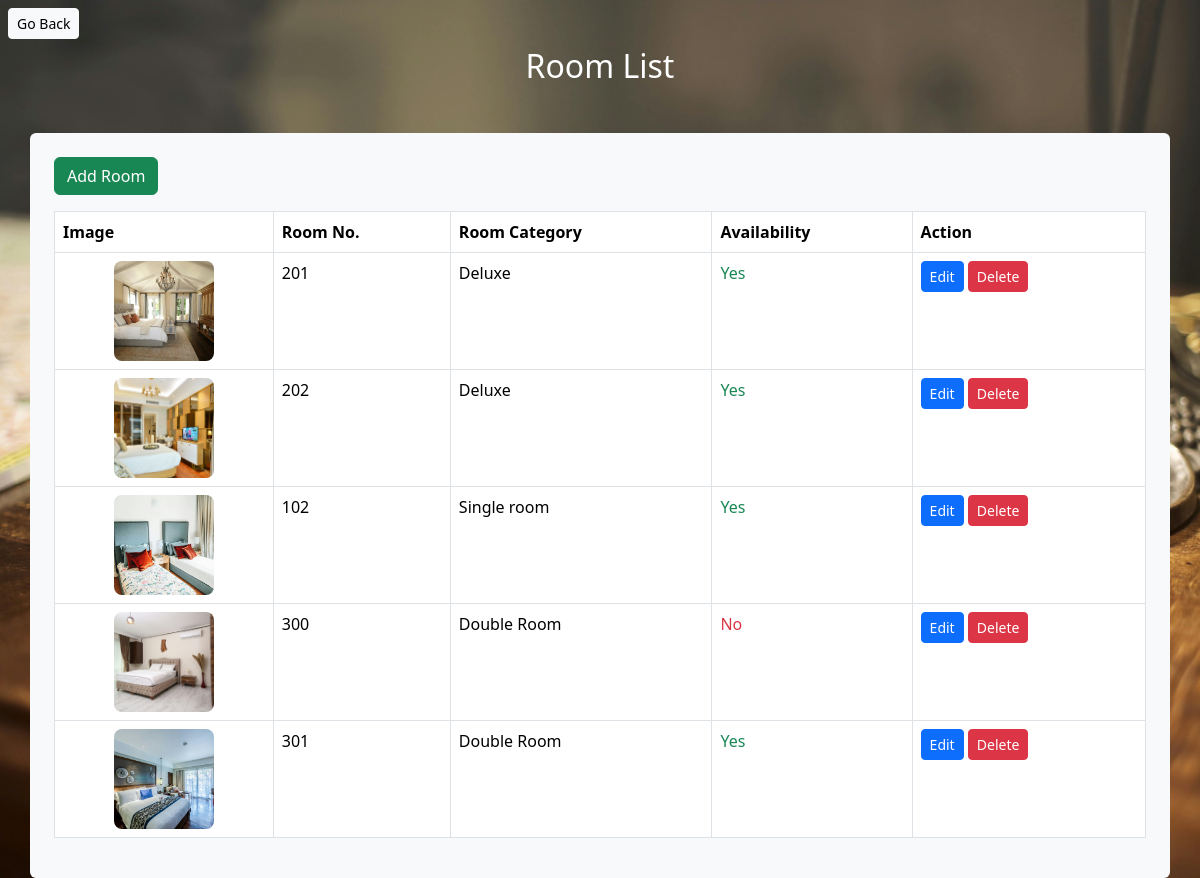
The app's page /room_list/ (signed in), older data.
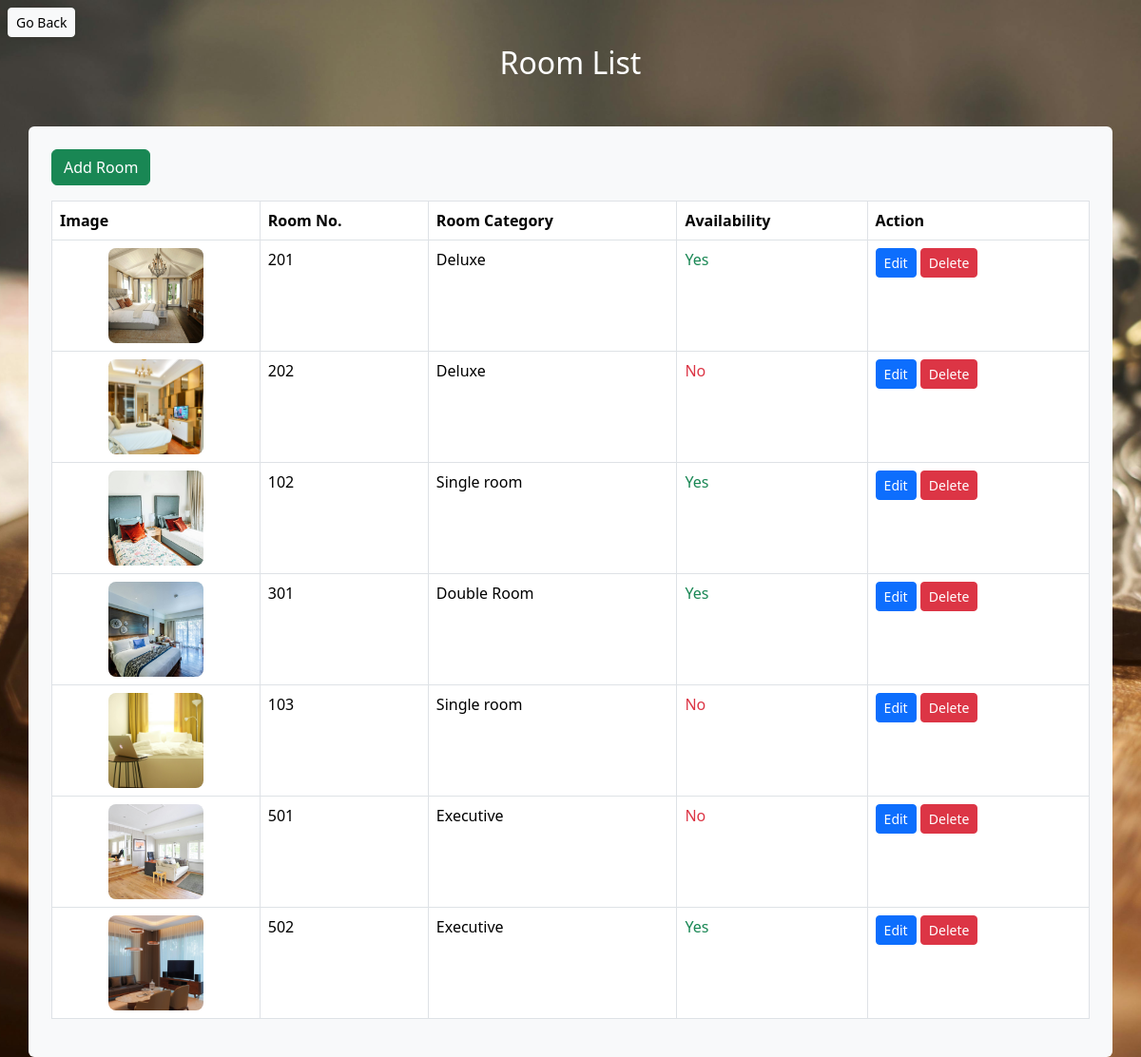
The same page, newer data.
### hotelapp/models.py (models this page shows, shortened)
class Room(models.Model):
    room_number = models.CharField(max_length=10, unique=True)
    category = models.ForeignKey(RoomCategory, on_delete=models.CASCADE, related_name='rooms')
    is_available = models.BooleanField(default=True)
    image = models.ImageField(upload_to='room_images',null=True,blank=True)

class RoomCategory(models.Model):
    name = models.CharField(max_length=100, unique=True)
    base_price = models.DecimalField(max_digits=8, decimal_places=2)

### hotelapp/views.py (the view)
# urls.py: path('room_list/',views.room_list,name='room_list'),
@login_required
def room_list(request):
    rooms = Room.objects.all()
    return render(request, "room_list.html", context={"rooms": rooms})

### templates/room_list.html
{% extends "admin_base.html" %}
{% block content %}
<a href="{% url 'admin_home' %}" class="btn btn-sm btn-light m-2">Go Back</a>
<h2 class=" text-white text-center">Room List</h2>
<div class="container mt-5 bg-light p-4 rounded ">
    <a href="{% url 'room_add' %}" class="btn btn-success mb-3">Add Room</a>
    <table class="table table-bordered justify-content-center">
        <tr>
            <th>Image</th>
            <th>Room No.</th>
            <th>Room Category</th>
            <th>Availability</th>
            <th>Action</th>
        </tr>
        {% for room in rooms %}
        <tr>
            <td class="text-center"><img src="{{ room.image.url }}"
                style="width: 100px; height: 100px; margin-left:100px auto; object-fit:cover; border-radius:8px;">
            </td>
            <td>{{ room.room_number }}</td>
            <td>{{ room.category.name }}</td>
            {% if room.is_available %}
                <td class="text-success">Yes</td>
            {% else %}
                <td class="text-danger">No</td>
            {% endif %}
            <td>
                <a href="{% url 'room_edit' room.id %}" class="btn btn-sm btn-primary">Edit</a>
                <a href="{% url 'room_delete' room.id %}" class="btn btn-sm btn-danger">Delete</a>
            </td>
        </tr>
        {% endfor %}
    </table>
</div>
{% endblock %}

Row changes from the older to the newer data that the page shows:
removed Room: image (picture), room_number "300", category.name "Double Room", is_available "No"
changed Room (number 2 of 7 on the later page): is_available "Yes" → "No"
added Room: image (picture), room_number "103", category.name "Single room", is_available "No"
added Room: image (picture), room_number "501", category.name "Executive", is_available "No"
added Room: image (picture), room_number "502", category.name "Executive", is_available "Yes"
